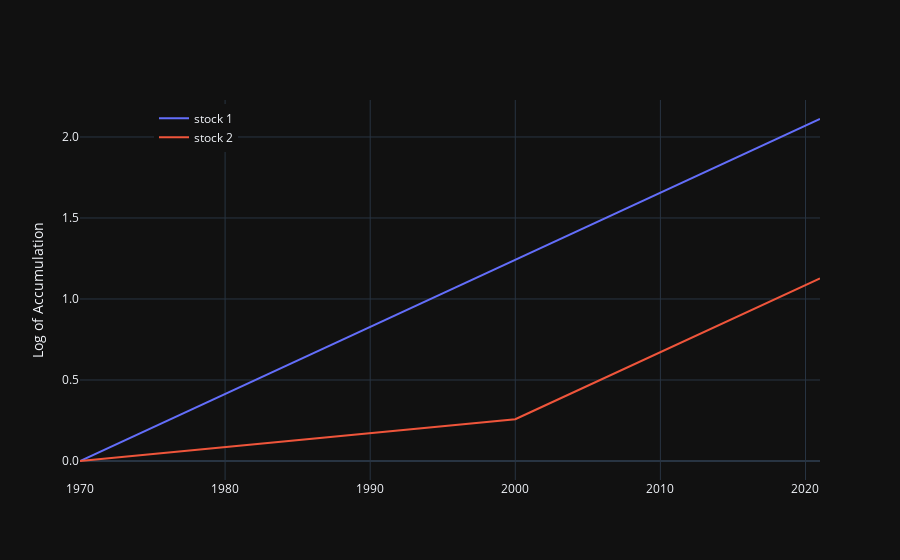

This figure's notebook cell:
### Code cell
trace1 = go.Scatter(
  x=years,
  y=np.log10(r1),
  mode="lines",
  name="stock 1"
)

trace2 = go.Scatter(
  x=years,
  y=np.log10(r2),
  mode="lines",
  name="stock 2"
)

fig = go.Figure()
fig.add_trace(trace1)
fig.add_trace(trace2)
string = "year %{x}<br>log = %{y:.2f}"
fig.update_traces(hovertemplate=string)
fig.update_layout(
    template="plotly_dark",
    xaxis_title="",
    yaxis_title="Log of Accumulation",
    yaxis_tickformat=",.1f",
    legend=dict(
        yanchor="top", 
        y=0.99, 
        xanchor="left", 
        x=0.1
    )
)

fig.show()
